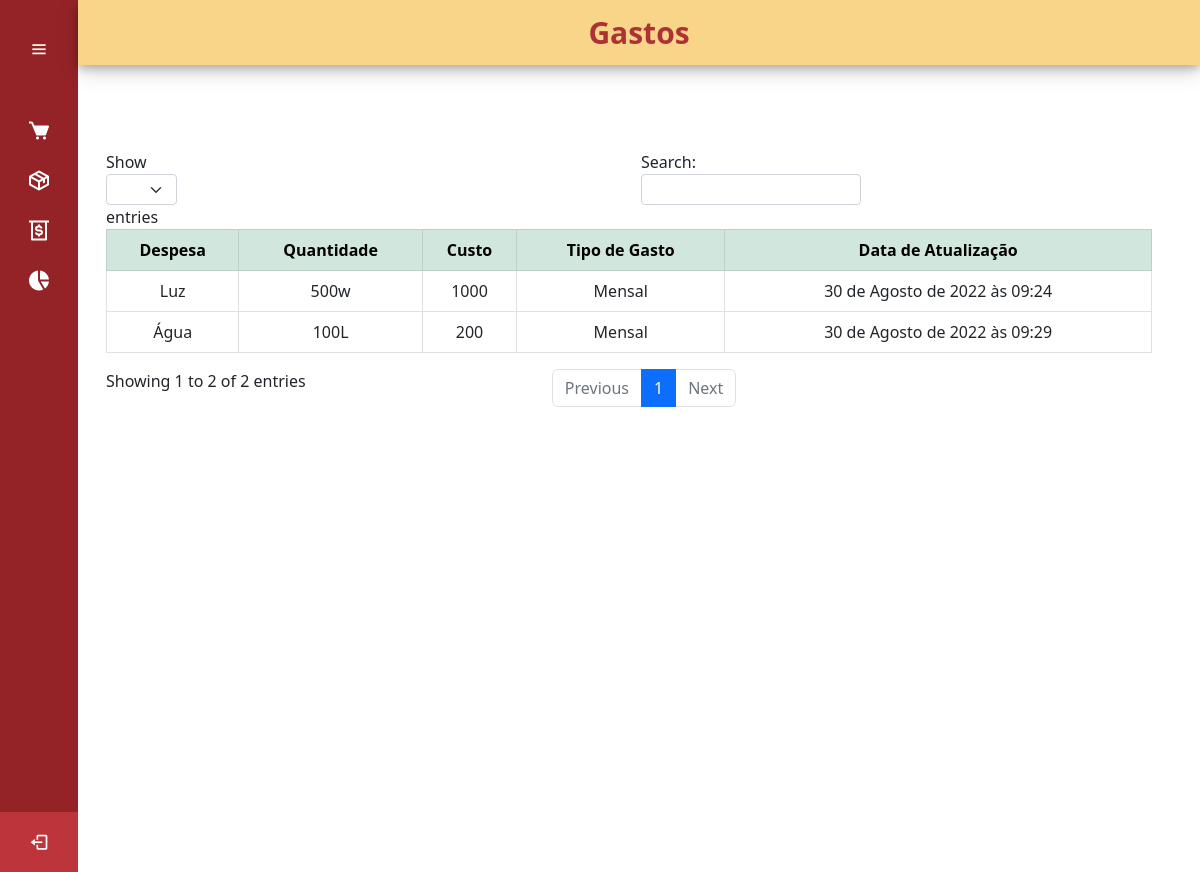
Page /gastos on the earlier database version.
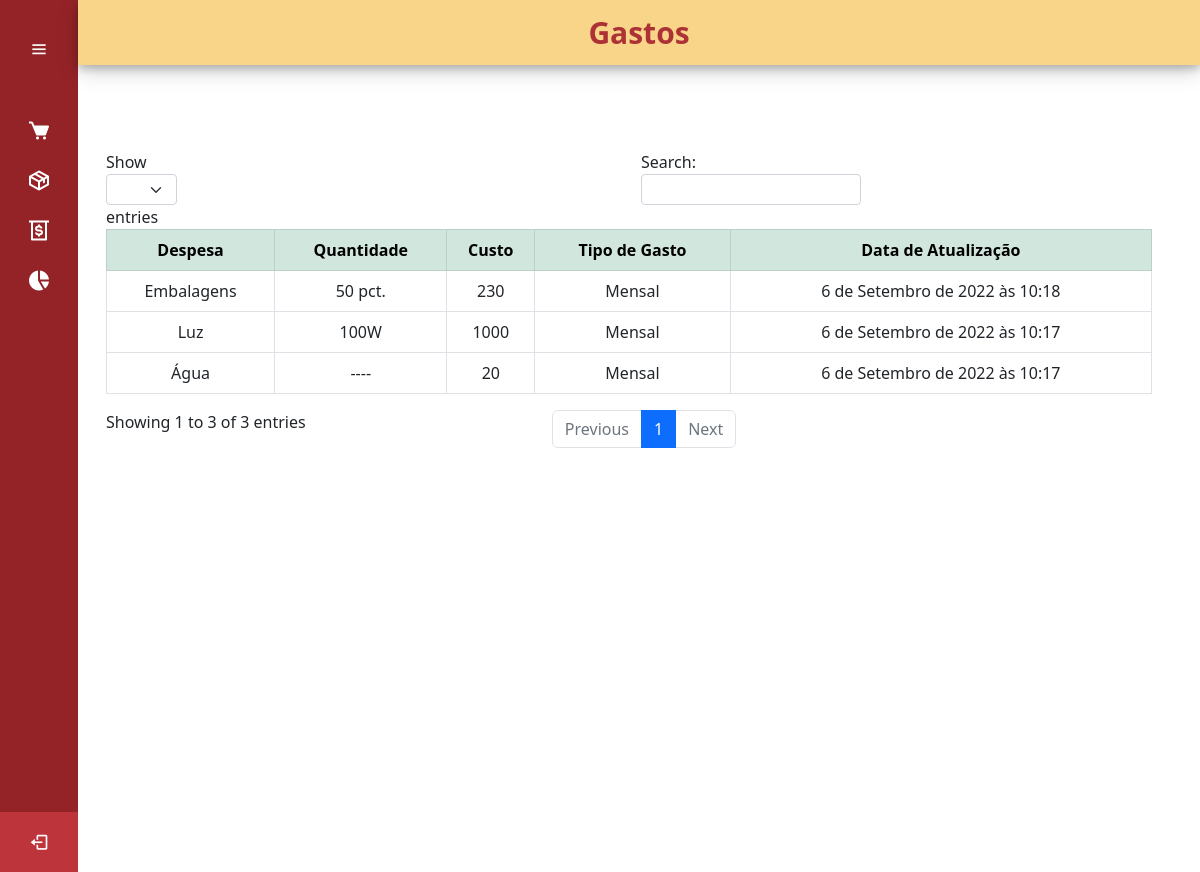
Same page on the later database version.
### cadastro/models.py (models this page shows, shortened)
class ListaDespesas(models.Model):
    GASTO = (
        ('Semanal', 'Semanal'),
        ('Mensal', 'Mensal'),
        ('Esporádico', 'Esporádico'),
    )
    nome_despesa = models.CharField(max_length=50, verbose_name='Despesas')
    quantidade_despesa = models.CharField(max_length=50, verbose_name='Qntd.')
    custo = models.IntegerField(verbose_name='Custo')
    tipo_gasto = models.CharField(max_length=50, choices= GASTO, verbose_name='Tipo de Gasto')
    data_atualizacao = models.DateTimeField(verbose_name='Data de Atualização')

### cadastro/views.py (the view)
# urls.py: path('gastos', views.lista_despesa, name='gastos')
def lista_despesa(request):
    lista_despesa = ListaDespesas.objects.all()
    return render(request, "paginas/listas/gastos.html", {"despesa":lista_despesa})

### paginas/templates/paginas/listas/gastos.html (shortened to what this page needs)
{% extends 'paginas/modelo.html' %}
{% load static %}
{% block conteudo %}
<div class="home_content">
    <div class="conteudo_pagina">
        <div class="container">
            <br><br><br>
            <table class="table table-bordered" id="tabela_despesa_variavel" style="text-align: center ;">
                <thead class="table-success">
                    <tr>
                        <th>Despesa</th>
                        <th>Quantidade</th>
                        <th>Custo</th>
                        <th>Tipo de Gasto</th>
                        <th>Data de Atualização</th>
                    </tr>
                </thead>
                {% for despesa in despesa %}
                <tr>
                    <td>{{ despesa.nome_despesa }}</td>
                    <td>{{ despesa.quantidade_despesa }}</td>
                    <td>{{ despesa.custo }}</td>
                    <td>{{ despesa.tipo_gasto}}</td>
                    <td>{{ despesa.data_atualizacao }}</td>
                </tr>
                {% endfor %}
            </table>
        </div>
    </div>
</div>
{% endblock %}

Differences in the rows shown:
changed ListaDespesas "Luz": quantidade_despesa "500w" → "100W"; data_atualizacao "30 de Agosto de 2022 às 09:24" → "6 de Setembro de 2022 às 10:17"
changed ListaDespesas "Água": quantidade_despesa "100L" → "----"; custo "200" → "20"; data_atualizacao "30 de Agosto de 2022 às 09:29" → "6 de Setembro de 2022 às 10:17"
added ListaDespesas: nome_despesa "Embalagens", quantidade_despesa "50 pct.", custo "230", tipo_gasto "Mensal", data_atualizacao "6 de Setembro de 2022 às 10:18"
Other differences:
text written by a page script: "Show entries Search: Showing 1 to 2 of 2 entries Previous 1 Next" → "Show entries Search: Showing 1 to 3 of 3 entries Previous 1 Next"
